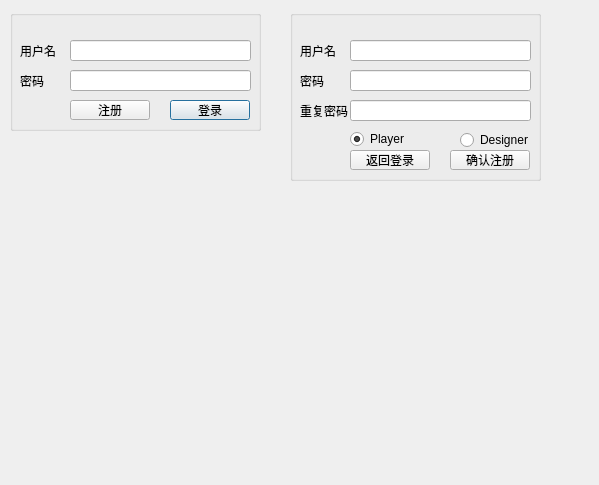
<?xml version="1.0" encoding="UTF-8"?>
<ui version="4.0">
 <class>InitialForm</class>
 <widget class="QDialog" name="InitialForm">
  <property name="geometry">
   <rect>
    <x>0</x>
    <y>0</y>
    <width>599</width>
    <height>485</height>
   </rect>
  </property>
  <property name="windowTitle">
   <string>Word Elemination</string>
  </property>
  <widget class="QGroupBox" name="gb">
   <property name="geometry">
    <rect>
     <x>10</x>
     <y>10</y>
     <width>251</width>
     <height>121</height>
    </rect>
   </property>
   <property name="title">
    <string/>
   </property>
   <widget class="QLineEdit" name="inputPassword">
    <property name="geometry">
     <rect>
      <x>60</x>
      <y>60</y>
      <width>181</width>
      <height>21</height>
     </rect>
    </property>
    <property name="echoMode">
     <enum>QLineEdit::Password</enum>
    </property>
   </widget>
   <widget class="QLineEdit" name="inputUserName">
    <property name="geometry">
     <rect>
      <x>60</x>
      <y>30</y>
      <width>181</width>
      <height>21</height>
     </rect>
    </property>
   </widget>
   <widget class="QLabel" name="lblUserName">
    <property name="geometry">
     <rect>
      <x>10</x>
      <y>30</y>
      <width>41</width>
      <height>21</height>
     </rect>
    </property>
    <property name="text">
     <string>用户名</string>
    </property>
    <property name="buddy">
     <cstring>inputUserName</cstring>
    </property>
   </widget>
   <widget class="QLabel" name="lblPassword">
    <property name="geometry">
     <rect>
      <x>10</x>
      <y>60</y>
      <width>31</width>
      <height>21</height>
     </rect>
    </property>
    <property name="text">
     <string>密码</string>
    </property>
    <property name="buddy">
     <cstring>inputPassword</cstring>
    </property>
   </widget>
   <widget class="QPushButton" name="btnRegister">
    <property name="geometry">
     <rect>
      <x>60</x>
      <y>90</y>
      <width>80</width>
      <height>20</height>
     </rect>
    </property>
    <property name="text">
     <string>注册</string>
    </property>
    <property name="autoDefault">
     <bool>false</bool>
    </property>
   </widget>
   <widget class="QPushButton" name="btnLogin">
    <property name="geometry">
     <rect>
      <x>160</x>
      <y>90</y>
      <width>80</width>
      <height>20</height>
     </rect>
    </property>
    <property name="text">
     <string>登录</string>
    </property>
   </widget>
  </widget>
  <widget class="QGroupBox" name="gb_2">
   <property name="geometry">
    <rect>
     <x>290</x>
     <y>10</y>
     <width>251</width>
     <height>171</height>
    </rect>
   </property>
   <property name="title">
    <string/>
   </property>
   <widget class="QLineEdit" name="inputPassword_2">
    <property name="geometry">
     <rect>
      <x>60</x>
      <y>60</y>
      <width>181</width>
      <height>21</height>
     </rect>
    </property>
    <property name="echoMode">
     <enum>QLineEdit::Password</enum>
    </property>
   </widget>
   <widget class="QLineEdit" name="inputUserName_2">
    <property name="geometry">
     <rect>
      <x>60</x>
      <y>30</y>
      <width>181</width>
      <height>21</height>
     </rect>
    </property>
   </widget>
   <widget class="QLabel" name="lblUserName_2">
    <property name="geometry">
     <rect>
      <x>10</x>
      <y>30</y>
      <width>41</width>
      <height>21</height>
     </rect>
    </property>
    <property name="text">
     <string>用户名</string>
    </property>
    <property name="buddy">
     <cstring>inputUserName_2</cstring>
    </property>
   </widget>
   <widget class="QLabel" name="lblPassword_2">
    <property name="geometry">
     <rect>
      <x>10</x>
      <y>60</y>
      <width>31</width>
      <height>21</height>
     </rect>
    </property>
    <property name="text">
     <string>密码</string>
    </property>
    <property name="buddy">
     <cstring>inputPassword_2</cstring>
    </property>
   </widget>
   <widget class="QPushButton" name="btnReturnToLogin">
    <property name="geometry">
     <rect>
      <x>60</x>
      <y>140</y>
      <width>80</width>
      <height>20</height>
     </rect>
    </property>
    <property name="text">
     <string>返回登录</string>
    </property>
    <property name="autoDefault">
     <bool>false</bool>
    </property>
   </widget>
   <widget class="QPushButton" name="btnConfirmRegister">
    <property name="geometry">
     <rect>
      <x>160</x>
      <y>140</y>
      <width>80</width>
      <height>20</height>
     </rect>
    </property>
    <property name="text">
     <string>确认注册</string>
    </property>
   </widget>
   <widget class="QLabel" name="lblPassword_3">
    <property name="geometry">
     <rect>
      <x>10</x>
      <y>90</y>
      <width>51</width>
      <height>21</height>
     </rect>
    </property>
    <property name="text">
     <string>重复密码</string>
    </property>
    <property name="buddy">
     <cstring>inputPassword_3</cstring>
    </property>
   </widget>
   <widget class="QLineEdit" name="inputPassword_3">
    <property name="geometry">
     <rect>
      <x>60</x>
      <y>90</y>
      <width>181</width>
      <height>21</height>
     </rect>
    </property>
    <property name="echoMode">
     <enum>QLineEdit::Password</enum>
    </property>
   </widget>
   <widget class="QRadioButton" name="rPlayer">
    <property name="geometry">
     <rect>
      <x>60</x>
      <y>120</y>
      <width>61</width>
      <height>18</height>
     </rect>
    </property>
    <property name="text">
     <string>Player</string>
    </property>
    <property name="checked">
     <bool>true</bool>
    </property>
   </widget>
   <widget class="QRadioButton" name="rDesigner">
    <property name="geometry">
     <rect>
      <x>170</x>
      <y>120</y>
      <width>71</width>
      <height>20</height>
     </rect>
    </property>
    <property name="text">
     <string>Designer</string>
    </property>
   </widget>
  </widget>
 </widget>
 <layoutdefault spacing="6" margin="11"/>
 <resources/>
 <connections/>
</ui>
